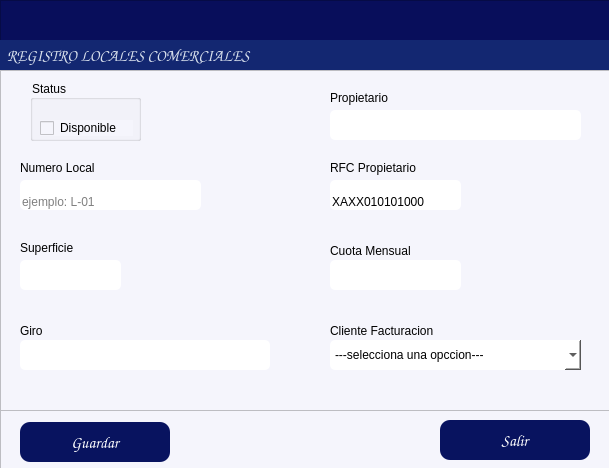
<?xml version="1.0" encoding="UTF-8"?>
<ui version="4.0">
 <class>formClientes</class>
 <widget class="QDialog" name="formClientes">
  <property name="windowModality">
   <enum>Qt::WindowModality::ApplicationModal</enum>
  </property>
  <property name="geometry">
   <rect>
    <x>0</x>
    <y>0</y>
    <width>609</width>
    <height>468</height>
   </rect>
  </property>
  <property name="windowTitle">
   <string/>
  </property>
  <property name="styleSheet">
   <string notr="true">background-color: rgb(245, 245, 252);</string>
  </property>
  <widget class="QFrame" name="frame">
   <property name="geometry">
    <rect>
     <x>0</x>
     <y>0</y>
     <width>681</width>
     <height>71</height>
    </rect>
   </property>
   <property name="maximumSize">
    <size>
     <width>16777215</width>
     <height>16777215</height>
    </size>
   </property>
   <property name="styleSheet">
    <string notr="true">background-color: rgb(8, 14, 91);</string>
   </property>
   <property name="frameShape">
    <enum>QFrame::Shape::StyledPanel</enum>
   </property>
   <property name="frameShadow">
    <enum>QFrame::Shadow::Raised</enum>
   </property>
   <widget class="QLabel" name="label_6">
    <property name="geometry">
     <rect>
      <x>0</x>
      <y>40</y>
      <width>832</width>
      <height>31</height>
     </rect>
    </property>
    <property name="font">
     <font>
      <family>Comic Sans MS</family>
      <pointsize>12</pointsize>
      <bold>true</bold>
     </font>
    </property>
    <property name="styleSheet">
     <string notr="true">color: rgb(255, 255, 255);
background-color: rgb(19, 39, 113);
color: rgb(255, 78, 2);
color: rgb(216, 224, 236);</string>
    </property>
    <property name="text">
     <string>  REGISTRO LOCALES COMERCIALES</string>
    </property>
    <property name="alignment">
     <set>Qt::AlignmentFlag::AlignLeading|Qt::AlignmentFlag::AlignLeft|Qt::AlignmentFlag::AlignVCenter</set>
    </property>
   </widget>
  </widget>
  <widget class="QFrame" name="frame_2">
   <property name="geometry">
    <rect>
     <x>0</x>
     <y>70</y>
     <width>681</width>
     <height>341</height>
    </rect>
   </property>
   <property name="maximumSize">
    <size>
     <width>16777215</width>
     <height>500</height>
    </size>
   </property>
   <property name="styleSheet">
    <string notr="true">background-color: rgb(255, 255, 255);
background-color: rgb(245, 245, 252);</string>
   </property>
   <property name="frameShape">
    <enum>QFrame::Shape::StyledPanel</enum>
   </property>
   <property name="frameShadow">
    <enum>QFrame::Shadow::Raised</enum>
   </property>
   <widget class="QLineEdit" name="txtLocal">
    <property name="geometry">
     <rect>
      <x>20</x>
      <y>110</y>
      <width>181</width>
      <height>30</height>
     </rect>
    </property>
    <property name="styleSheet">
     <string notr="true">background-color: rgb(255, 255, 255);
border-radius:5px;</string>
    </property>
    <property name="text">
     <string/>
    </property>
    <property name="echoMode">
     <enum>QLineEdit::EchoMode::Normal</enum>
    </property>
    <property name="alignment">
     <set>Qt::AlignmentFlag::AlignBottom|Qt::AlignmentFlag::AlignLeading|Qt::AlignmentFlag::AlignLeft</set>
    </property>
    <property name="placeholderText">
     <string>ejemplo: L-01</string>
    </property>
   </widget>
   <widget class="QLabel" name="label_4">
    <property name="geometry">
     <rect>
      <x>20</x>
      <y>250</y>
      <width>49</width>
      <height>21</height>
     </rect>
    </property>
    <property name="text">
     <string>Giro</string>
    </property>
   </widget>
   <widget class="QLabel" name="label_3">
    <property name="geometry">
     <rect>
      <x>330</x>
      <y>250</y>
      <width>111</width>
      <height>21</height>
     </rect>
    </property>
    <property name="text">
     <string>Cliente Facturacion</string>
    </property>
   </widget>
   <widget class="QGroupBox" name="groupBoxStatus">
    <property name="geometry">
     <rect>
      <x>30</x>
      <y>10</y>
      <width>111</width>
      <height>61</height>
     </rect>
    </property>
    <property name="styleSheet">
     <string notr="true"/>
    </property>
    <property name="title">
     <string>Status</string>
    </property>
    <widget class="QCheckBox" name="checkBoxStatus">
     <property name="geometry">
      <rect>
       <x>10</x>
       <y>40</y>
       <width>93</width>
       <height>16</height>
      </rect>
     </property>
     <property name="styleSheet">
      <string notr="true">border-color: rgb(0, 0, 0);</string>
     </property>
     <property name="text">
      <string>Disponible</string>
     </property>
    </widget>
   </widget>
   <widget class="QLabel" name="label_5">
    <property name="geometry">
     <rect>
      <x>330</x>
      <y>170</y>
      <width>91</width>
      <height>21</height>
     </rect>
    </property>
    <property name="text">
     <string>Cuota Mensual</string>
    </property>
   </widget>
   <widget class="QLabel" name="label_7">
    <property name="geometry">
     <rect>
      <x>330</x>
      <y>20</y>
      <width>71</width>
      <height>16</height>
     </rect>
    </property>
    <property name="text">
     <string>Propietario</string>
    </property>
   </widget>
   <widget class="QLabel" name="label_9">
    <property name="geometry">
     <rect>
      <x>330</x>
      <y>90</y>
      <width>111</width>
      <height>16</height>
     </rect>
    </property>
    <property name="text">
     <string>RFC Propietario</string>
    </property>
   </widget>
   <widget class="QLineEdit" name="txtSuperficie">
    <property name="geometry">
     <rect>
      <x>20</x>
      <y>190</y>
      <width>101</width>
      <height>30</height>
     </rect>
    </property>
    <property name="styleSheet">
     <string notr="true">background-color: rgb(255, 255, 255);
border-radius:5px;
</string>
    </property>
    <property name="alignment">
     <set>Qt::AlignmentFlag::AlignBottom|Qt::AlignmentFlag::AlignLeading|Qt::AlignmentFlag::AlignLeft</set>
    </property>
   </widget>
   <widget class="QLineEdit" name="txtCuota">
    <property name="geometry">
     <rect>
      <x>330</x>
      <y>190</y>
      <width>131</width>
      <height>30</height>
     </rect>
    </property>
    <property name="styleSheet">
     <string notr="true">background-color: rgb(255, 255, 255);
border-radius:5px;</string>
    </property>
    <property name="alignment">
     <set>Qt::AlignmentFlag::AlignBottom|Qt::AlignmentFlag::AlignLeading|Qt::AlignmentFlag::AlignLeft</set>
    </property>
   </widget>
   <widget class="QLineEdit" name="txtRFC_p">
    <property name="geometry">
     <rect>
      <x>330</x>
      <y>110</y>
      <width>131</width>
      <height>30</height>
     </rect>
    </property>
    <property name="styleSheet">
     <string notr="true">background-color: rgb(255, 255, 255);
border-radius:5px;</string>
    </property>
    <property name="text">
     <string>XAXX010101000</string>
    </property>
    <property name="alignment">
     <set>Qt::AlignmentFlag::AlignBottom|Qt::AlignmentFlag::AlignLeading|Qt::AlignmentFlag::AlignLeft</set>
    </property>
   </widget>
   <widget class="QLineEdit" name="txtPropietario">
    <property name="geometry">
     <rect>
      <x>330</x>
      <y>40</y>
      <width>251</width>
      <height>30</height>
     </rect>
    </property>
    <property name="styleSheet">
     <string notr="true">background-color: rgb(255, 255, 255);
border-radius:5px;</string>
    </property>
    <property name="alignment">
     <set>Qt::AlignmentFlag::AlignBottom|Qt::AlignmentFlag::AlignLeading|Qt::AlignmentFlag::AlignLeft</set>
    </property>
   </widget>
   <widget class="QLineEdit" name="txtGiro">
    <property name="geometry">
     <rect>
      <x>20</x>
      <y>270</y>
      <width>250</width>
      <height>30</height>
     </rect>
    </property>
    <property name="styleSheet">
     <string notr="true">background-color: rgb(255, 255, 255);
border-radius:5px;</string>
    </property>
    <property name="alignment">
     <set>Qt::AlignmentFlag::AlignBottom|Qt::AlignmentFlag::AlignLeading|Qt::AlignmentFlag::AlignLeft</set>
    </property>
   </widget>
   <widget class="QLabel" name="label_10">
    <property name="geometry">
     <rect>
      <x>20</x>
      <y>90</y>
      <width>111</width>
      <height>16</height>
     </rect>
    </property>
    <property name="text">
     <string>Numero Local</string>
    </property>
   </widget>
   <widget class="QLabel" name="label_11">
    <property name="geometry">
     <rect>
      <x>20</x>
      <y>170</y>
      <width>61</width>
      <height>16</height>
     </rect>
    </property>
    <property name="text">
     <string>Superficie</string>
    </property>
   </widget>
   <widget class="QComboBox" name="cmbClientes">
    <property name="geometry">
     <rect>
      <x>330</x>
      <y>270</y>
      <width>251</width>
      <height>30</height>
     </rect>
    </property>
    <property name="styleSheet">
     <string notr="true">background-color: rgb(255, 255, 255);
border-radius:5px;</string>
    </property>
    <item>
     <property name="text">
      <string>---selecciona una opccion---</string>
     </property>
    </item>
   </widget>
   <zorder>txtLocal</zorder>
   <zorder>label_4</zorder>
   <zorder>label_3</zorder>
   <zorder>groupBoxStatus</zorder>
   <zorder>label_5</zorder>
   <zorder>label_7</zorder>
   <zorder>label_9</zorder>
   <zorder>txtSuperficie</zorder>
   <zorder>txtCuota</zorder>
   <zorder>txtRFC_p</zorder>
   <zorder>txtGiro</zorder>
   <zorder>label_10</zorder>
   <zorder>label_11</zorder>
   <zorder>cmbClientes</zorder>
   <zorder>txtPropietario</zorder>
  </widget>
  <widget class="QFrame" name="frame_3">
   <property name="geometry">
    <rect>
     <x>0</x>
     <y>410</y>
     <width>654</width>
     <height>60</height>
    </rect>
   </property>
   <property name="maximumSize">
    <size>
     <width>16777215</width>
     <height>60</height>
    </size>
   </property>
   <property name="styleSheet">
    <string notr="true"/>
   </property>
   <property name="frameShape">
    <enum>QFrame::Shape::StyledPanel</enum>
   </property>
   <property name="frameShadow">
    <enum>QFrame::Shadow::Raised</enum>
   </property>
   <widget class="QPushButton" name="btnGuardar">
    <property name="geometry">
     <rect>
      <x>20</x>
      <y>12</y>
      <width>150</width>
      <height>40</height>
     </rect>
    </property>
    <property name="maximumSize">
     <size>
      <width>150</width>
      <height>100</height>
     </size>
    </property>
    <property name="font">
     <font>
      <family>Comic Sans MS</family>
      <pointsize>12</pointsize>
      <bold>false</bold>
     </font>
    </property>
    <property name="cursor">
     <cursorShape>PointingHandCursor</cursorShape>
    </property>
    <property name="layoutDirection">
     <enum>Qt::LayoutDirection::LeftToRight</enum>
    </property>
    <property name="styleSheet">
     <string notr="true">background-color: rgb(8, 19, 95);
color: rgb(255, 255, 255);
border-radius:10px;
</string>
    </property>
    <property name="text">
     <string>Guardar</string>
    </property>
    <property name="icon">
     <iconset>
      <normaloff>../iconos/guardar.png</normaloff>../iconos/guardar.png</iconset>
    </property>
    <property name="iconSize">
     <size>
      <width>40</width>
      <height>40</height>
     </size>
    </property>
    <property name="flat">
     <bool>true</bool>
    </property>
   </widget>
   <widget class="QPushButton" name="btnSalir">
    <property name="geometry">
     <rect>
      <x>440</x>
      <y>10</y>
      <width>150</width>
      <height>40</height>
     </rect>
    </property>
    <property name="maximumSize">
     <size>
      <width>150</width>
      <height>100</height>
     </size>
    </property>
    <property name="font">
     <font>
      <family>Comic Sans MS</family>
      <pointsize>12</pointsize>
      <bold>false</bold>
     </font>
    </property>
    <property name="cursor">
     <cursorShape>PointingHandCursor</cursorShape>
    </property>
    <property name="layoutDirection">
     <enum>Qt::LayoutDirection::LeftToRight</enum>
    </property>
    <property name="styleSheet">
     <string notr="true">background-color: rgb(8, 19, 95);
color: rgb(255, 255, 255);
border-radius:10px;
</string>
    </property>
    <property name="text">
     <string>Salir</string>
    </property>
    <property name="icon">
     <iconset>
      <normaloff>../iconos/salir.ico</normaloff>../iconos/salir.ico</iconset>
    </property>
    <property name="iconSize">
     <size>
      <width>30</width>
      <height>30</height>
     </size>
    </property>
    <property name="flat">
     <bool>true</bool>
    </property>
   </widget>
  </widget>
 </widget>
 <resources/>
 <connections/>
</ui>
